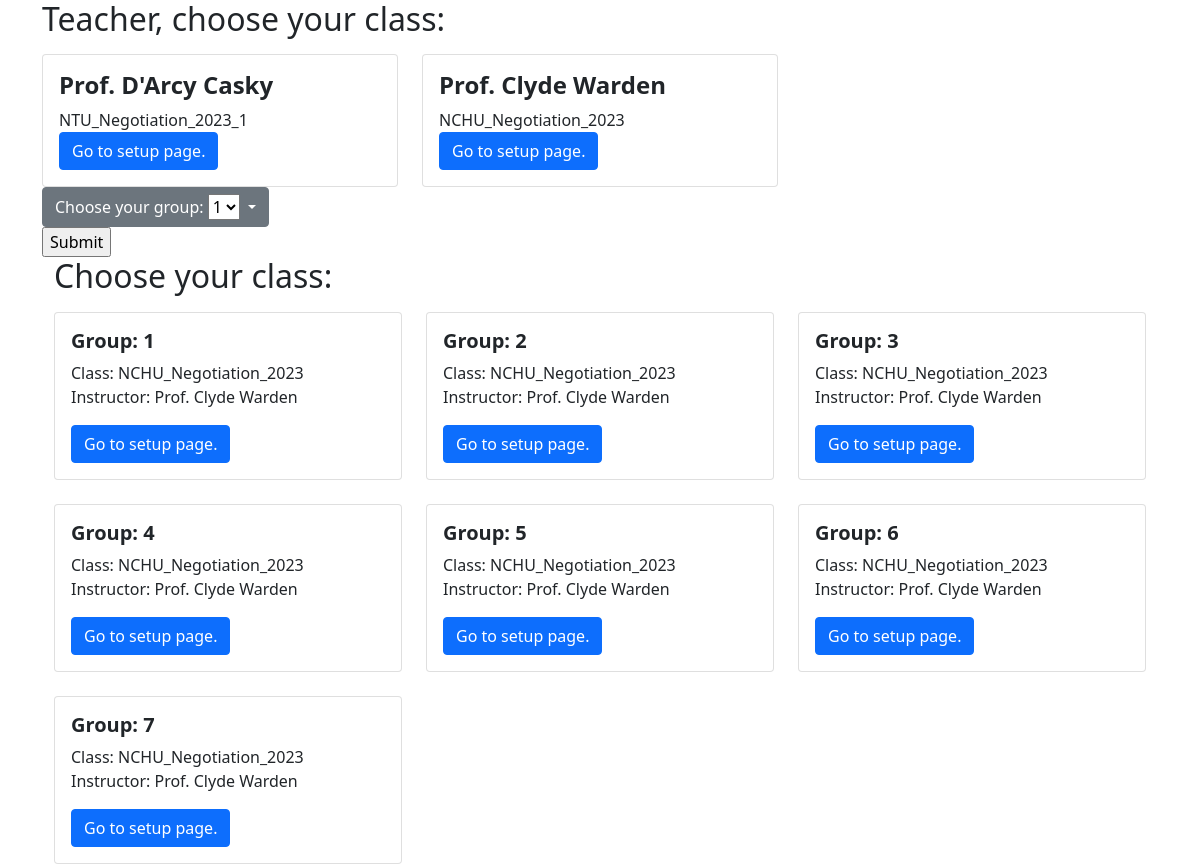
The page / on the database its author committed.
### GameSetup/models.py (models this page shows, shortened)
class GameSettings(models.Model):
    teacher = models.CharField(max_length=200, help_text = 'Prof. Clyde Warden', default='Prof. Clyde Warden')
    className = models.CharField(max_length=200, help_text='NTU_Negotiation_2023_2', default='NTU_Negotiation_2023_2')
    created = models.DateField(auto_now_add=True, null=True)
    lastUpdate = models.DateField(blank=True, null=True)
    numberOfGroups = models.IntegerField(blank=True, default='50')
    numberOfMembers = models.IntegerField(blank=True, default='3')
    diceHigh = models.IntegerField(blank=True, help_text='sugested min=10 max=28; All dice=48', default='28')
    diceLow = models.IntegerField(blank=True, help_text='10', default='10')
    playDays = models.IntegerField(blank=True, help_text='5', default='5')
    teacherNotes = models.TextField(blank=True, default='Your notes here', help_text='Only seen by instructor')
    round0Start = models.DateTimeField(blank=True, null=True)
    round0ProductName = models.CharField(blank=True, max_length=200, help_text='Pet Feeder', default='Pet Feeder')
    round0ProductPrice = models.DecimalField(max_digits=10, decimal_places=2, blank=True, help_text='320', default='320')
    round0ProductUnits = models.IntegerField(blank=True, help_text='6000', default='6000')
    round0ProductCurrency = models.CharField(blank=True, max_length=50, help_text='NTD', default='NTD')
    round0End = models.DateTimeField(blank=True, null=True)
    round1Start = models.DateTimeField(blank=True, null=True)
    round1ProductName = models.CharField(blank=True, max_length=200, help_text='Baby Car Seat', default='Baby Car Seat')
    round1ProductPrice = models.DecimalField(max_digits=10, decimal_places=2, blank=True, help_text='1450', default='1450')
    round1ProductUnits = models.IntegerField(blank=True, help_text='1000', default='1000')
    round1ProductCurrency = models.CharField(blank=True, max_length=50, help_text='NTD', default='NTD')
    round1End = models.DateTimeField(blank=True, null=True)
    round2Start = models.DateTimeField(blank=True, null=True)
    round2ProductName = models.CharField(blank=True, max_length=200, help_text='Winter Ear Muffs', default='Winter Ear Muffs')
    round2ProductPrice = models.DecimalField(max_digits=10, decimal_places=2, blank=True, help_text='250', default='250')
    round2ProductUnits = models.IntegerField(blank=True, help_text='10000', default='10000')
    round2ProductCurrency = models.CharField(blank=True, max_length=50, help_text='NTD', default='NTD')
    round2End = models.DateTimeField(blank=True, null=True)
    round3Start = models.DateTimeField(blank=True, null=True)
    round3ProductName = models.CharField(blank=True, max_length=200, help_text='Foldable Pet Carrier', default='Foldable Pet Carrier')
    round3ProductPrice = models.DecimalField(max_digits=10, decimal_places=2, blank=True, help_text='7500', default='7500')
    round3ProductUnits = models.IntegerField(blank=True, help_text='1200', default='1200')
    round3ProductCurrency = models.CharField(blank=True, max_length=50, help_text='NTD', default='NTD')
    round3End = models.DateTimeField(blank=True, null=True)
    round4Start = models.DateTimeField(blank=True, null=True)
    round4ProductName = models.CharField(blank=True, max_length=200, help_text='LED Christmas Tree', default='LED Christmas Tree')
    round4ProductPrice = models.DecimalField(max_digits=10, decimal_places=2, blank=True, help_text='1200', default='1200')
    round4ProductUnits = models.IntegerField(blank=True, help_text='6500', default='6500')
    round4ProductCurrency = models.CharField(blank=True, max_length=50, help_text='USD', default='USD')
    round4End = models.DateTimeField(blank=True, null=True)
    round5Start = models.DateTimeField(blank=True, null=True)
    round5ProductName = models.CharField(blank=True, max_length=200, help_text='Abdominal Exercise Equipment', default='Abdominal Exercise Equipment')
    round5ProductPrice = models.DecimalField(max_digits=10, decimal_places=2, blank=True, help_text='6.5', default='6.5')
    round5ProductUnits = models.IntegerField(blank=True, help_text='11000', default='11000')
    round5ProductCurrency = models.CharField(blank=True, max_length=50, help_text='USD', default='USD')
    round5End = models.DateTimeField(blank=True, null=True)
    round6Start = models.DateTimeField(blank=True, null=True)
    round6ProductName = models.CharField(blank=True, max_length=200, help_text='Color LED Calendar', default='Color LED Calendar')
    round6ProductPrice = models.DecimalField(max_digits=10, decimal_places=2, blank=True, help_text='1600', default='1600')
    round6ProductUnits = models.IntegerField(blank=True, help_text='1200', default='1200')
    round6ProductCurrency = models.CharField(blank=True, max_length=50, help_text='NTD', default='NTD')
    round6End = models.DateTimeField(blank=True, null=True)
    round7Start = models.DateTimeField(blank=True, null=True)
    round7ProductName = models.CharField(blank=True, max_length=200, help_text='The Lil Hombre Two-in-one', default='The Lil Hombre Two-in-one')
    round7ProductPrice = models.DecimalField(max_digits=10, decimal_places=2, blank=True, help_text='3060', default='3060')
    round7ProductUnits = models.IntegerField(blank=True, help_text='1800', default='1800')
    round7ProductCurrency = models.CharField(blank=True, max_length=50, help_text='USD', default='USD')
    round7End = models.DateTimeField(blank=True, null=True)
    round8Start = models.DateTimeField(blank=True, null=True)
    round8ProductName = models.CharField(blank=True, max_length=200, help_text='Kitchen Make Believe', default='Kitchen Make Believe')
    round8ProductPrice = models.DecimalField(max_digits=10, decimal_places=2, blank=True, help_text='10.5', default='10.5')
    round8ProductUnits = models.IntegerField(blank=True, help_text='10850', default='10850')
    round8ProductCurrency = models.CharField(blank=True, max_length=50, help_text='USD', default='USD')
    round8End = models.DateTimeField(blank=True, null=True)
    round9Start = models.DateTimeField(blank=True, null=True)
    round9ProductName = models.CharField(blank=True, max_length=200, help_text='Sports Carry Duffle Bag', default='Sports Carry Duffle Bag')
    round9ProductPrice = models.DecimalField(max_digits=10, decimal_places=2, blank=True, help_text='1450', default='1450')
    round9ProductUnits = models.IntegerField(blank=True, help_text='3800', default='3800')
    round9ProductCurrency = models.CharField(blank=True, max_length=50, help_text='USD', default='USD')
    round9End = models.DateTimeField(blank=True, null=True)
    class Meta:
        verbose_name = 'Game Settings'
        verbose_name_plural = 'Game Settings'

class GroupLogin(models.Model):
    groupComment = models.CharField(max_length=100)
    groupPassword = models.CharField(max_length=20)
    groupDigit = models.IntegerField(blank=True, null=True, default=0)
    groupTeacher = models.CharField(max_length=200)
    groupClass = models.CharField(blank=True, null=True, max_length=200)
    class Meta:
        verbose_name = 'Group Login'
        verbose_name_plural = 'Group Login'

### GameSetup/views.py (the view)
# urls.py: 2. Add a URL to urlpatterns:  path('', views.home, name='home')
def home(request):
    teachers = GameSettings.objects.all()
    groups = GroupLogin.objects.all()
    form = GroupDigitForm()
    context = {
        'teachers': teachers,
        'groups': groups,
        'form': form
    }
    return render(request, 'home.html', context)

### GameSetup/forms.py
class GroupDigitForm(forms.Form):
    group_digit = forms.ChoiceField(choices=[])
    def __init__(self, *args, **kwargs):
        super().__init__(*args, **kwargs)
        unique_group_digits = GroupLogin.objects.values_list('groupDigit', flat=True).distinct()
        self.fields['group_digit'].choices = [(digit, digit) for digit in unique_group_digits]

### GameSetup/templates/home.html (shortened to what this page needs)
<!DOCTYPE html>
<html>
<head>
    <link href="https://cdn.jsdelivr.net/npm/bootstrap@5.0.2/dist/css/bootstrap.min.css" rel="stylesheet">
</head>
<body>
    <div class="container">
        <div class="mb-3">
            <h2>Teacher, choose your class:</h2>
        </div>
    <div class="row row-cols-1 row-cols-md-3 g-4">
        {% for teachers in teachers %}
        <div v-for="teachers in teachers" class="col">
            <div class="card">
                <div class="card-body">
                    <h4 class="card-title fw-bold">{{ teachers.teacher }}</h4>
                    <p5 class="card-text">{{ teachers.className }}</h5><br>
                    <a class="btn btn-primary" href="{% url 'login' %}?teacher={{ teachers.teacher }}&className={{ teachers.className }}">Go to setup page.</a>
                </div>
            </div>
        </div>
        {% endfor %}
    </div>
    <form method="post">
        <div class="dropdown">
            <button class="btn btn-secondary dropdown-toggle" type="button" id="drpGroup" data-toggle="dropdown" aria-haspopup="true" aria-expanded="false">
                Choose your group: {{ form.group_digit }}
            </button>
        </div>
        <input type="submit" value="Submit">
    </form>
    <div class="container">
        <div class="mb-3">
            <h2>Choose your class:</h2>
        </div>
    <div class="row row-cols-1 row-cols-md-3 g-4">
        {% for groups in groups %}
        <div v-for="groups in groups" class="col">
            <div class="card">
                <div class="card-body">
                    <h5 class="card-title fw-bold">Group: {{ groups.groupDigit }}</h5>
                    <p class="card-text">Class: {{ groups.groupClass }}<br>
                    Instructor: {{ groups.groupTeacher }}</p>
                    <a class="btn btn-primary" href="{% url 'login' %}?group={{ groups.groupDigit }}&className={{ groups.groupClass }}">Go to setup page.</a>
                </div>
            </div>
        </div>
        {% endfor %}
    </div>
</body>
</html>

### rows shown on the page
GameSettings: teacher "Prof. D'Arcy Casky", className "NTU_Negotiation_2023_1"
GameSettings: teacher "Prof. Clyde Warden", className "NCHU_Negotiation_2023"
GroupLogin: groupDigit "1", groupClass "NCHU_Negotiation_2023", groupTeacher "Prof. Clyde Warden"
GroupLogin: groupDigit "2", groupClass "NCHU_Negotiation_2023", groupTeacher "Prof. Clyde Warden"
GroupLogin: groupDigit "3", groupClass "NCHU_Negotiation_2023", groupTeacher "Prof. Clyde Warden"
GroupLogin: groupDigit "4", groupClass "NCHU_Negotiation_2023", groupTeacher "Prof. Clyde Warden"
GroupLogin: groupDigit "5", groupClass "NCHU_Negotiation_2023", groupTeacher "Prof. Clyde Warden"
GroupLogin: groupDigit "6", groupClass "NCHU_Negotiation_2023", groupTeacher "Prof. Clyde Warden"
GroupLogin: groupDigit "7", groupClass "NCHU_Negotiation_2023", groupTeacher "Prof. Clyde Warden"
